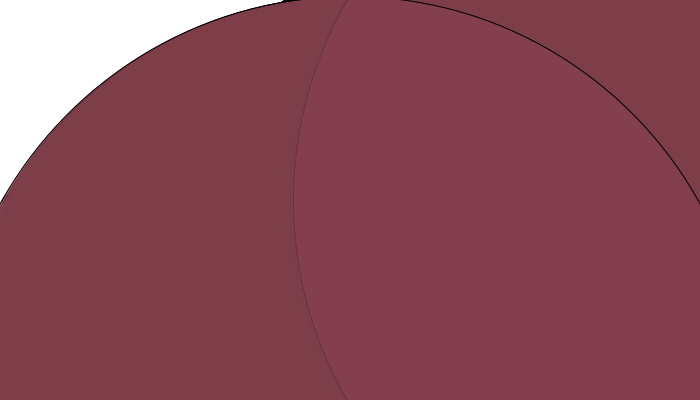
Frame 1 (no input)
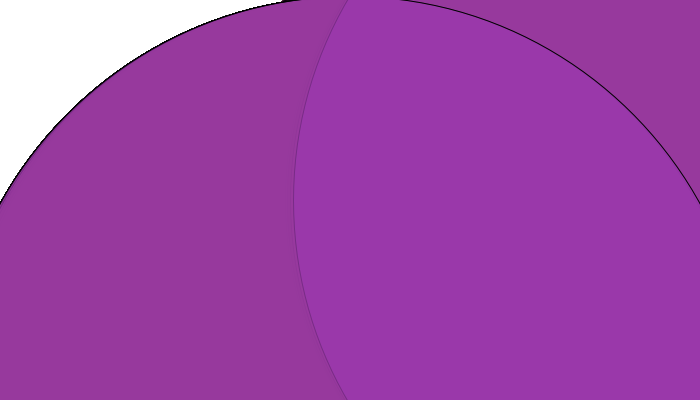
Frame 60 (the mouse pressed at the canvas centre just before this capture)
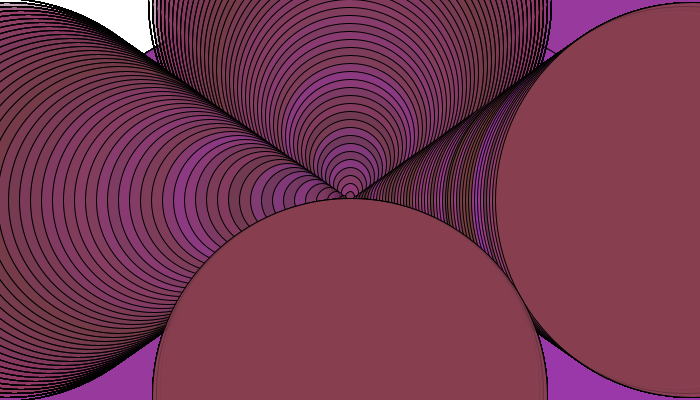
Frame 120 (the mouse held since frame 60 and released just before this capture)

The Processing sketch that drew these frames (run headless with seeded random() and noise(); from frame 60 on, the mouse is pressed at the canvas centre):

// Processing sketch: processing_5646
// ── processing_5646.pde

//sketch by _ks
//more weird stuff...changing of val just makes weird useless shapes
int val = 100;
int[] x = new int[val];
int[] y = new int[val];


void setup () {
  size (700,400);
  colorMode (HSB);
  background(255);
  noFill();
  
  
  for (int i = 0; i < val; i++){
   x[i] =  i * (width/val);
   y[i] = i * (height/val);
  }
  

}

void draw (){

  int mX = mouseX;
  int mY = mouseY;
  
  for (int i = 0; i < val; i++){
    
    float dia = dist(mX, mY, x[i], y[i]);
    
    float r = random (0,100);
    int rZ = round (r);
    fill(300-r,80+r,80+r, i*2);
    
  ellipse (x[i], height/2, dia, dia);
  ellipse (width/2, y[i], dia, dia);
   
  }
  
}
